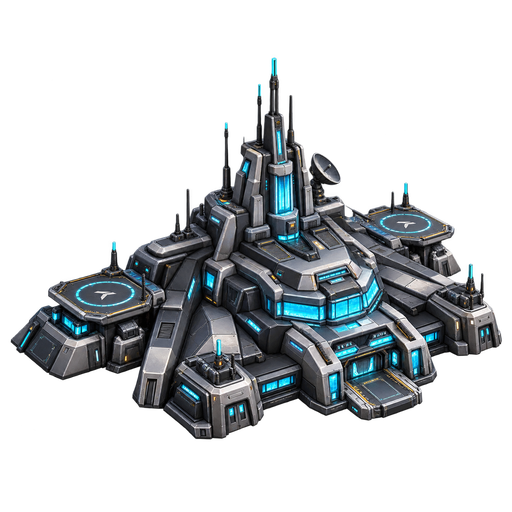
#> input picture ArtSource/HQ/reference.png, 512 x 512 px
$ python review_hq_art.py
#> lines starting #> are read from the running program, lines starting #| are printed output that depends on the picture; after the words box and inside, x2 and y2 are one past the last pixel; in counts of white or black regions, pixels touching at a corner belong together
"""Reference comparison contact sheet, preserving the image aspect ratios."""
from pathlib import Path
from PIL import Image,ImageDraw,ImageFont
import numpy as np
root=Path(__file__).resolve().parents[1];source=root/'ArtSource/HQ';out=root/'TestResults/HQ';out.mkdir(parents=True,exist_ok=True)
font=ImageFont.truetype('C:/Windows/Fonts/segoeui.ttf',22)
def framed(path):
    img=Image.open(path).convert('RGBA');data=np.array(img);visible=(data[:,:,:3].max(axis=2)>12)&(data[:,:,3]>12);y,x=np.where(visible)
#> in framed, img is the input picture: PIL image 512x512 RGBA; mean R, G, B, A 25.5, 29.3, 31.4, 81.1
#> after `visible = (data[:, :, :3].max(axis=2) > 12) & (data[:, :, 3] > 12)`:
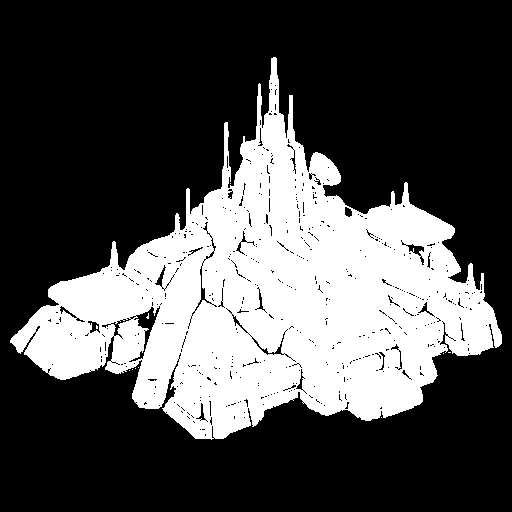
#> visible: shape (512, 512) bool; 31.1% white; 11 white regions (10 under 20 px), largest, box (x1, y1, x2, y2) and area: (10, 57, 502, 440) 81413
    crop=img.crop((int(x.min()),int(y.min()),int(x.max()+1),int(y.max()+1)));scale=min(570/crop.width,560/crop.height);crop=crop.resize((round(crop.width*scale),round(crop.height*scale)),Image.Resampling.LANCZOS)
#> after `scale = min(570 / crop.width, 560 / crop.height)`: scale = 1.16
#> after `crop = crop.resize((round(crop.width * scale), round(crop.height * sca`:
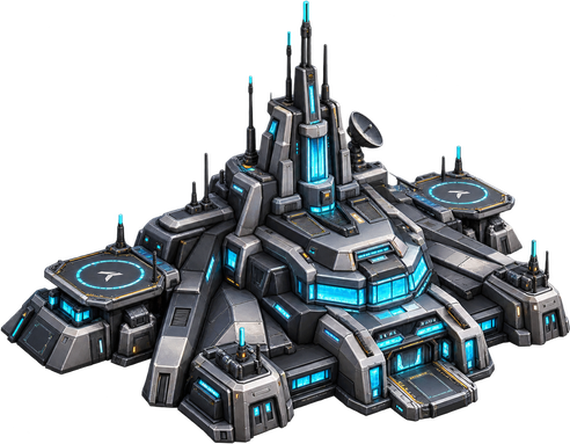
#> crop: PIL image 570x444 RGBA; mean R, G, B, A 35.5, 40.7, 43.8, 112.8; transparent parts drawn white
    canvas=Image.new('RGB',(640,640),(4,8,13));canvas.paste(crop,((640-crop.width)//2,620-crop.height),crop)
    return canvas
ref=framed(source/'reference.png');model=framed(source/'concept-view.png')
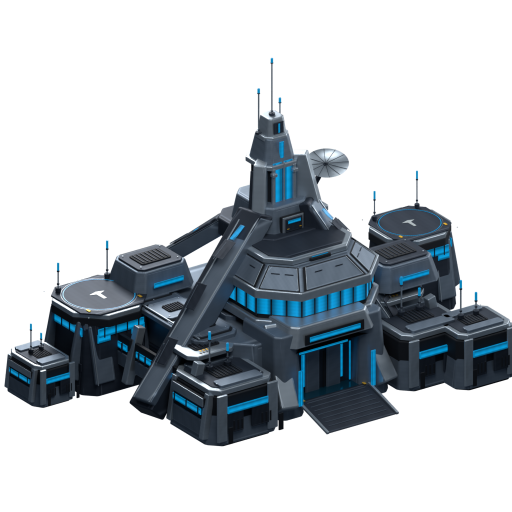
#> input picture ArtSource/HQ/concept-view.png, 1024 x 1024 px (shown at 1/2 size)
#> in framed, img is the input picture: PIL image 1024x1024 RGBA; mean R, G, B, A 18.4, 24, 28.4, 85.6
#> in framed (call 2), `visible = (data[:, :, :3].max(axis=2) > 12) & (data[:, :, 3] > 12)`:
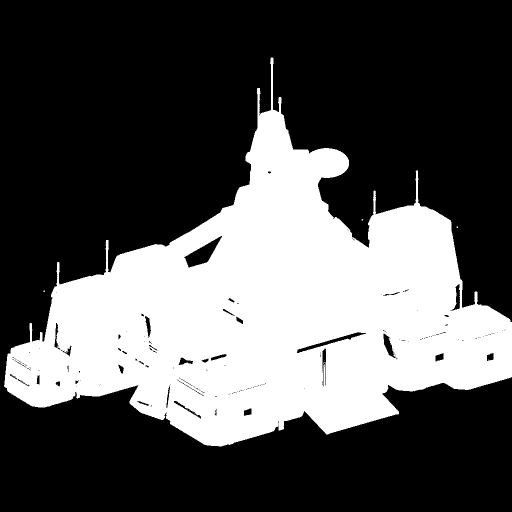
#> visible: shape (1024, 1024) bool (shown at 1/2 size); 33.4% white; 8 white regions (7 under 20 px), largest, box (x1, y1, x2, y2) and area: (8, 115, 1024, 893) 349766
#> in framed (call 2), `crop = img.crop((int(x.min()), int(y.min()), int(x.max() + 1), int(y.m`:
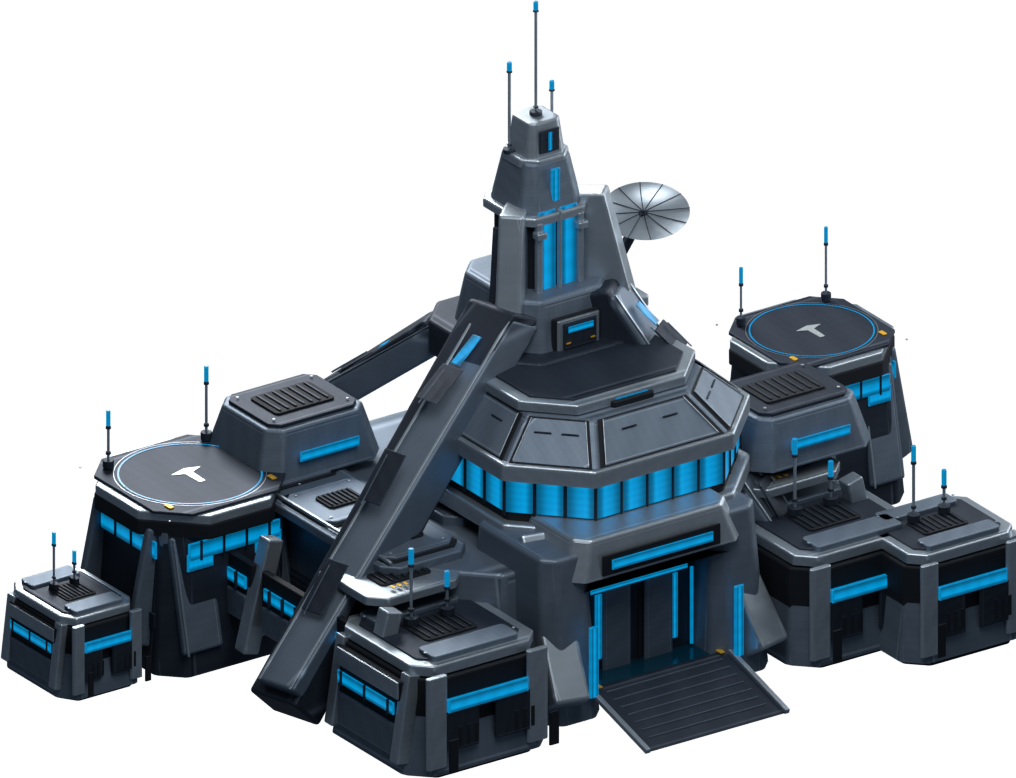
#> crop: PIL image 1016x778 RGBA; mean R, G, B, A 24.4, 31.8, 37.6, 113.5; transparent parts drawn white
#> in framed (call 2), `canvas.paste(crop, ((640 - crop.width) // 2, 620 - crop.height), crop)`:
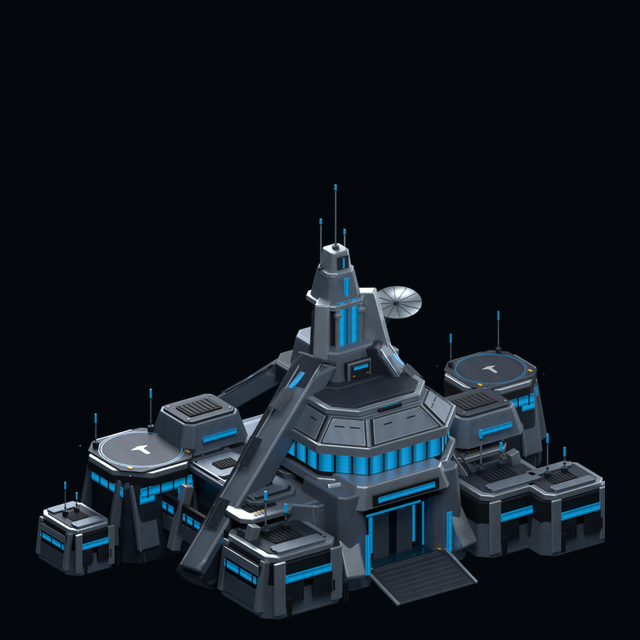
#> canvas: PIL image 640x640 RGB; mean R, G, B 17.5, 24.8, 32
ref.save(out/'reference-aligned.png');model.save(out/'model-aligned.png')
sheet=Image.new('RGB',(1280,690),(4,8,13));sheet.paste(ref,(0,50));sheet.paste(model,(640,50));draw=ImageDraw.Draw(sheet)
draw.text((24,18),'SUPPLIED CONCEPT',font=font,fill=(100,215,245));draw.text((664,18),'HQ MODEL · STUDIO RENDER',font=font,fill=(100,215,245));sheet.save(out/'comparison.png')
#> after `draw.text((24, 18), 'SUPPLIED CONCEPT', font=font, fill=(100, 215, 245`:
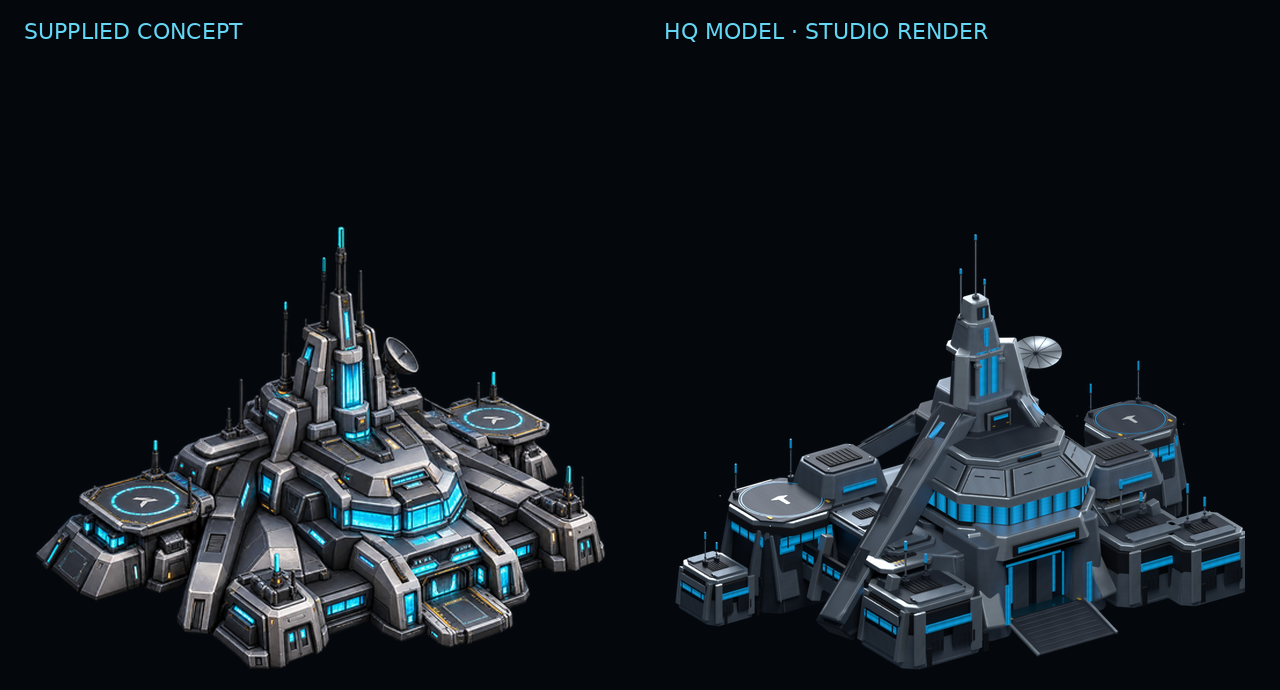
#> saved as comparison.png: PIL image 1280x690 RGB; mean R, G, B 19.8, 26.6, 32.8
html='''<!doctype html><meta charset="utf-8"><title>Command Centre art review</title>
<style>body{margin:24px;background:#04080d;color:#d5e7f0;font:16px system-ui}h1{font-size:24px}section{display:flex;flex-wrap:wrap;gap:20px}figure{margin:0;flex:1;min-width:320px}img{width:100%;background:#04080d;object-fit:contain;max-height:760px}figcaption{padding:12px;color:#65d5ed}a{color:#65d5ed}button{background:#122938;color:#d5e7f0;border:1px solid #387e9a;padding:10px;margin:4px;cursor:pointer}.overlay{position:relative;max-width:640px}.overlay img{display:block}.overlay .model{position:absolute;inset:0}input{width:min(600px,90vw)}</style>
<h1>Command Centre / HQ</h1><p>Reference and authored geometry. Aspect ratios are preserved. Studio and runtime lighting differ.</p>
<section><figure><img src="reference-aligned.png"><figcaption>Supplied concept</figcaption></figure><figure><img id="view" src="model-aligned.png"><figcaption id="caption">Current model — Cycles studio view</figcaption></figure></section>
<p><button onclick="setView('model-aligned.png','Concept angle')">Concept angle</button><button onclick="setView('../../ArtSource/HQ/front.png','Front')">Front</button><button onclick="setView('../../ArtSource/HQ/rear.png','Rear')">Rear</button><button onclick="setView('Validation/hq-runtime-concept-view.png','Actual Unity HDRP material')">Unity runtime</button><button onclick="setView('Validation/hq-placement.png','Construction preview on its placement grid')">Placement preview</button></p>
<p>Overlay opacity: <output id="value">50%</output></p><input type="range" min="0" max="100" value="50" oninput="document.querySelector('.model').style.opacity=this.value/100;document.getElementById('value').value=this.value+'%'">
<div class="overlay"><img src="reference-aligned.png"><img class="model" style="opacity:.5" src="model-aligned.png"></div>
<p><a href="../../ArtSource/HQ/CommandCentre.blend">Editable Blender source</a> · <a href="../../Documentation/HQ_ART.md">Authoring notes</a> · <a href="RESULTS.md">Measured results and limits</a></p>
<script>function setView(src,text){document.getElementById('view').src=src;document.getElementById('caption').textContent=text}</script>'''
(out/'gallery.html').write_text(html,encoding='utf-8')
print('HQ reference comparison and review gallery saved')
